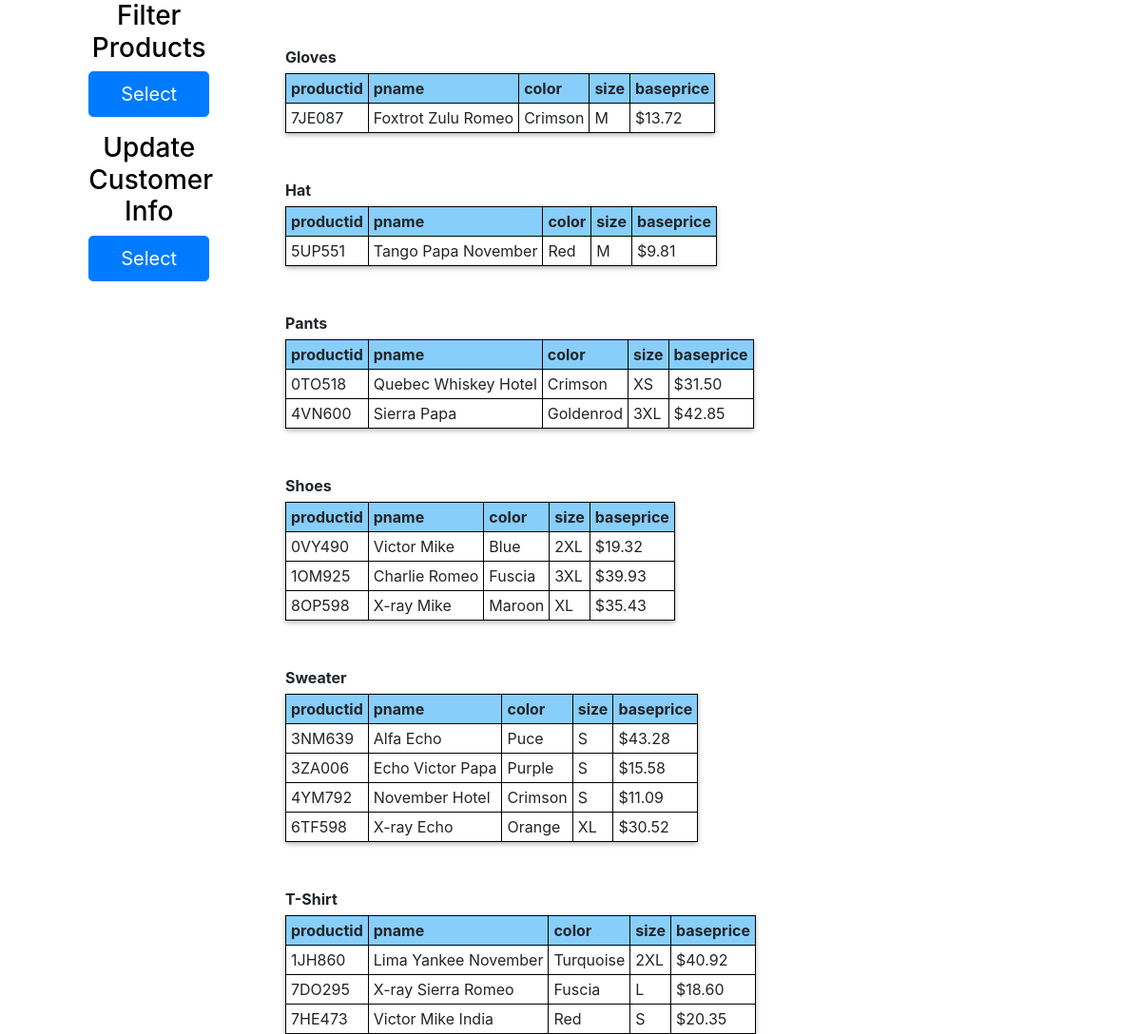
The app's page /Interface/user-homepage.php with its own data.
### tables this page shows
CREATE TABLE `product` (
  `productid` varchar(10) NOT NULL,
  `pname` varchar(20) NOT NULL,
  `color` varchar(20) NOT NULL,
  `size` varchar(20) NOT NULL,
  `ptype` varchar(20) NOT NULL,
  `baseprice` varchar(10) NOT NULL
);

CREATE TABLE `auctionplatform` (
  `productid` varchar(10) NOT NULL,
  `webaddress` varchar(200) NOT NULL,
  `quantity` varchar(10) NOT NULL,
  `departmentid` varchar(10) NOT NULL
);

### Interface/user-homepage.php (the view, shortened to what this page needs)
<html>
    <head>
	<link rel="stylesheet" href="https://stackpath.bootstrapcdn.com/bootstrap/4.4.1/css/bootstrap.min.css">
	<link rel="stylesheet" href="style.css">
    </head>
    <body>
	<div class="float-left">
	    <div class="container">
		<div class="col">
		    <div class="row-md-4 offset-md-4 form-div2 login">
			<form action="query3.php" method="post">
			    <h3 class="text-center" style="Color:Black">Filter Products</h3>
			    <div class="form-group">
				<button type="submit" name="select-btn" class="btn btn-primary btn-block btn-lg">Select</button>
			    </div>
			</form>
		    </div>
		    <div class="row-md-4 offset-md-4 form-div2 login">
			<form action="query5.php" method="post">
			    <h3 class="text-center" style="Color:Black">Update Customer Info</h3>
			    <div class="form-group">
				<button type="submit" name="select-btn" class="btn btn-primary btn-block btn-lg">Select</button>
			    </div>
			</form>
		    </div>
		</div>
	    </div>
	</div>
	<div class="main">
	    <?php
	    $host = "localhost";
	    $dbusername = "root";
	    $dbpassword = "";
	    $dbname = "turnit";
	    $conn = new PDO('mysql:host=' . $host . ';dbname=' . $dbname, $dbusername, $dbpassword);
	    if (!$conn)
	    {
		die("Connection failed");
	    }
	    else
	    {
		$query1 = "SELECT ptype
    FROM `product`
    Group By ptype";
		if($stmt = $conn->prepare($query1))
		{
		    $stmt->execute();
		    $rows = $stmt->fetchAll(PDO::FETCH_ASSOC);
		    $array = array();
		    foreach ($rows as $row)
		    {
			$type = $row["ptype"];
			$query = "SELECT * from `product`, `auctionplatform`
		    where ptype='$type' AND `product`.productid = `auctionplatform`.productid ";
			$stmt = $conn->prepare($query);
			$stmt->execute();
			$products = $stmt->fetchAll(PDO::FETCH_ASSOC);
			array_push($array, $products);
		    }
		    foreach ($array as $a)
		    {
			if(empty($a))
			    continue;
			echo nl2br(" \n ");
			echo nl2br(" \n ");
			echo "<div class='proType'>".$a[0]['ptype']."</div>";
			echo '<table>';
			echo '<tr class="heading">';
			echo "<th>productid</th>";
			echo "<th>pname</th>";
			echo "<th>color</th>";
			echo "<th>size</th>";
			echo "<th>baseprice</th>";
			echo '</tr>';
			foreach ($a as $b)
			{
			    echo '<tr>';
			    echo "<td>".$b['productid']."</td>";
			    echo "<td>".$b['pname']."</td>";
			    echo "<td>".$b['color']."</td>";
			    echo "<td>".$b['size']."</td>";
			    echo "<td>".$b['baseprice']."</td>";
			    echo '</tr>';
			}
			echo '</table>';
		    }
		}
	    }
	    ?>
	</div>
    </body>
</html>

### Interface/style.css (style rules this page uses)
h3 { color: white; }
.float-left { float: left; width: 250px; position: fixed; }
.main { margin-left: 300px; }
table, td, th, tr { border: 1px black solid; border-collapse: collapse; }
td, tr, th { padding: 5px; }
.proType { font-weight: bold; margin-bottom: 5px; }
.heading { background: lightskyblue; }
table { box-shadow: 0 2px 5px rgba(0, 0, 0, 0.3); box-sizing: border-box; }

### records on screen
product: ptype "Gloves", auctionplatform.productid "7JE087", pname "Foxtrot Zulu Romeo", color "Crimson", size "M", baseprice "$13.72"
product: ptype "Hat", auctionplatform.productid "5UP551", pname "Tango Papa November", color "Red", size "M", baseprice "$9.81"
product: ptype "Pants", auctionplatform.productid "0TO518", pname "Quebec Whiskey Hotel", color "Crimson", size "XS", baseprice "$31.50"
product: auctionplatform.productid "4VN600", pname "Sierra Papa", color "Goldenrod", size "3XL", baseprice "$42.85"
product: ptype "Shoes", auctionplatform.productid "0VY490", pname "Victor Mike", color "Blue", size "2XL", baseprice "$19.32"
product: auctionplatform.productid "1OM925", pname "Charlie Romeo", color "Fuscia", size "3XL", baseprice "$39.93"
product: auctionplatform.productid "8OP598", pname "X-ray Mike", color "Maroon", size "XL", baseprice "$35.43"
product: ptype "Sweater", auctionplatform.productid "3NM639", pname "Alfa Echo", color "Puce", size "S", baseprice "$43.28"
product: auctionplatform.productid "3ZA006", pname "Echo Victor Papa", color "Purple", size "S", baseprice "$15.58"
product: auctionplatform.productid "4YM792", pname "November Hotel", color "Crimson", size "S", baseprice "$11.09"
product: auctionplatform.productid "6TF598", pname "X-ray Echo", color "Orange", size "XL", baseprice "$30.52"
product: ptype "T-Shirt", auctionplatform.productid "1JH860", pname "Lima Yankee November", color "Turquoise", size "2XL", baseprice "$40.92"
product: auctionplatform.productid "7DO295", pname "X-ray Sierra Romeo", color "Fuscia", size "L", baseprice "$18.60"
product: auctionplatform.productid "7HE473", pname "Victor Mike India", color "Red", size "S", baseprice "$20.35"
